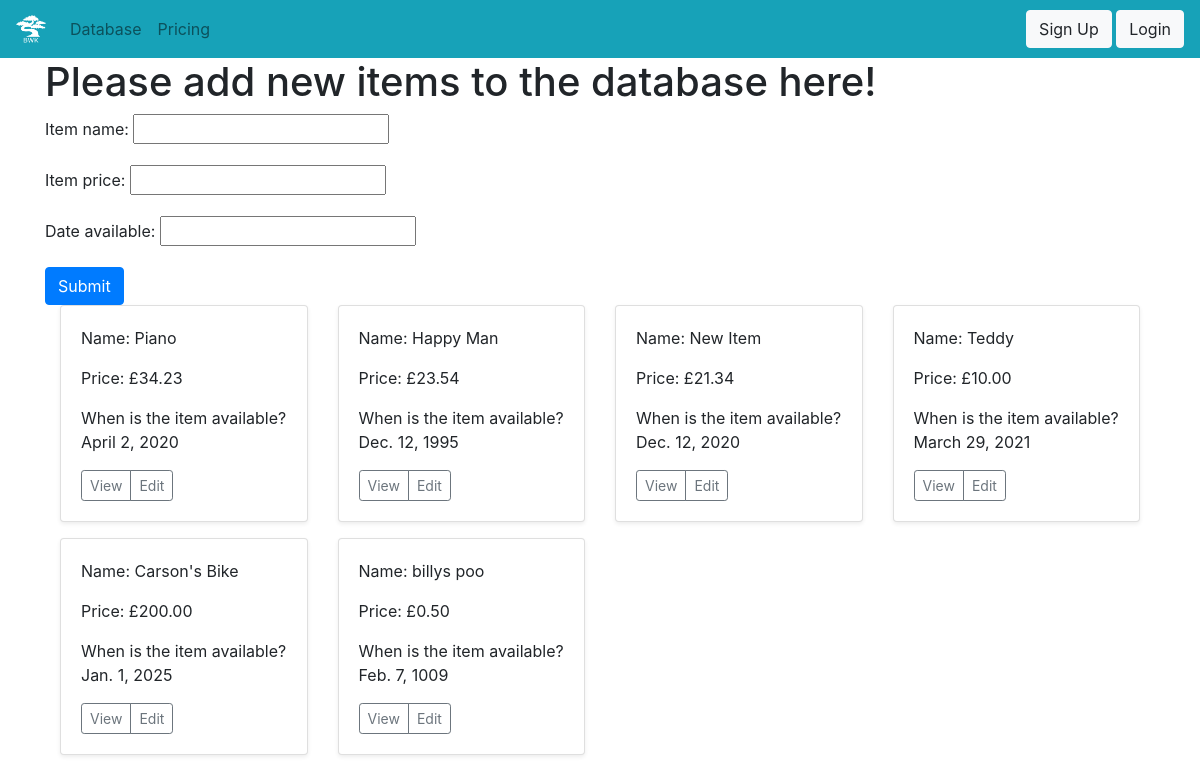
The page /database on the database its author committed.
### skeleton/models.py (models this page shows)
class ItemDatabase(models.Model):
    item_name = models.CharField(max_length=30)
    item_price = models.DecimalField(max_digits=100,decimal_places=2)
    date_available = models.DateField()

### skeleton/views.py (the view, shortened to what this page needs)
# urls.py: path('database', views.database, name='database')
def database(request):
    form = NewItemForm()
    items = ItemDatabase.objects.all()
    return render(request, 'skeleton/database.html', {'items':items, 'item_form':form})

### skeleton/forms.py
class NewItemForm(forms.ModelForm):
    class Meta():
        model = ItemDatabase
        fields = '__all__'

### templates/skeleton/database.html (shortened to what this page needs)
<!DOCTYPE html>
{% extends 'skeleton/base.html' %}
{% load static %}
{% block body_block %}
<h1>Please add new items to the database here!</h1>
<form method="POST">
  {{ item_form.as_p }}
  <input type="submit" class="btn btn-primary " value="Submit">
</form>
{% if items %}
<div class="container">
  <div class="row">
    {% for item in items %}
      <div class="col-md-3">
        <div class="card mb-3 shadow-sm">
          <div class="card-body">
            <p class="card-text">Name: {{item.item_name}}</p>
            <p class="card-text">Price: £{{item.item_price}}</p>
            <p class="card-text">When is the item available? {{item.date_available}}</p>
            <div class="d-flex justify-content-between align-items-center">
              <div class="btn-group">
                <button type="button" class="btn btn-sm btn-outline-secondary">View</button>
                <button type="button" class="btn btn-sm btn-outline-secondary">Edit</button>
              </div>
            </div>
          </div>
        </div>
      </div>
      {% if forloop.counter|divisibleby:"4" and not forloop.last %}
        </div><div class="row">
        {% endif %}
      {% endfor %}
  {% else %}
      <p>No items are available.</p>
  {% endif %}
</div>
{% endblock %}

### templates/skeleton/base.html (shortened to what this page needs)
<!DOCTYPE html>
{% load static %}
<html lang="en" dir="ltr">
  <head>
    <link rel="stylesheet" href="https://stackpath.bootstrapcdn.com/bootstrap/4.4.1/css/bootstrap.min.css">
  </head>
  <body>
    <nav class="navbar navbar-expand-lg navbar-light bg-info">
  <a class="navbar-brand" href="{% url 'index' %}"><img src="{% static 'skeleton/BWKLogo.png' %}" alt="BWK Logo" height=30 width=30></a>
  <div class="collapse navbar-collapse" id="navbarNav">
    <ul class="navbar-nav">
      <li class="nav-item">
        <a class="nav-link" href="{% url 'database' %}">Database</a>
      </li>
      <li class="nav-item">
        <a class="nav-link" href="#">Pricing</a>
      </li>
    </ul>
  </div>
  <div class="text-right">
    <a class="btn btn-light" href="{% url 'signup' %}">Sign Up</a>
    <button class="btn btn-light" type="submit">Login</button>
  </div>
</nav>
    <div class="container">
      {% block body_block %}
      {% endblock %}

### rows shown on the page
ItemDatabase: item_name "Piano", item_price "34.23", date_available "April 2, 2020"
ItemDatabase: item_name "Happy Man", item_price "23.54", date_available "Dec. 12, 1995"
ItemDatabase: item_name "New Item", item_price "21.34", date_available "Dec. 12, 2020"
ItemDatabase: item_name "Teddy", item_price "10.00", date_available "March 29, 2021"
ItemDatabase: item_name "Carson's Bike", item_price "200.00", date_available "Jan. 1, 2025"
ItemDatabase: item_name "billys poo", item_price "0.50", date_available "Feb. 7, 1009"
